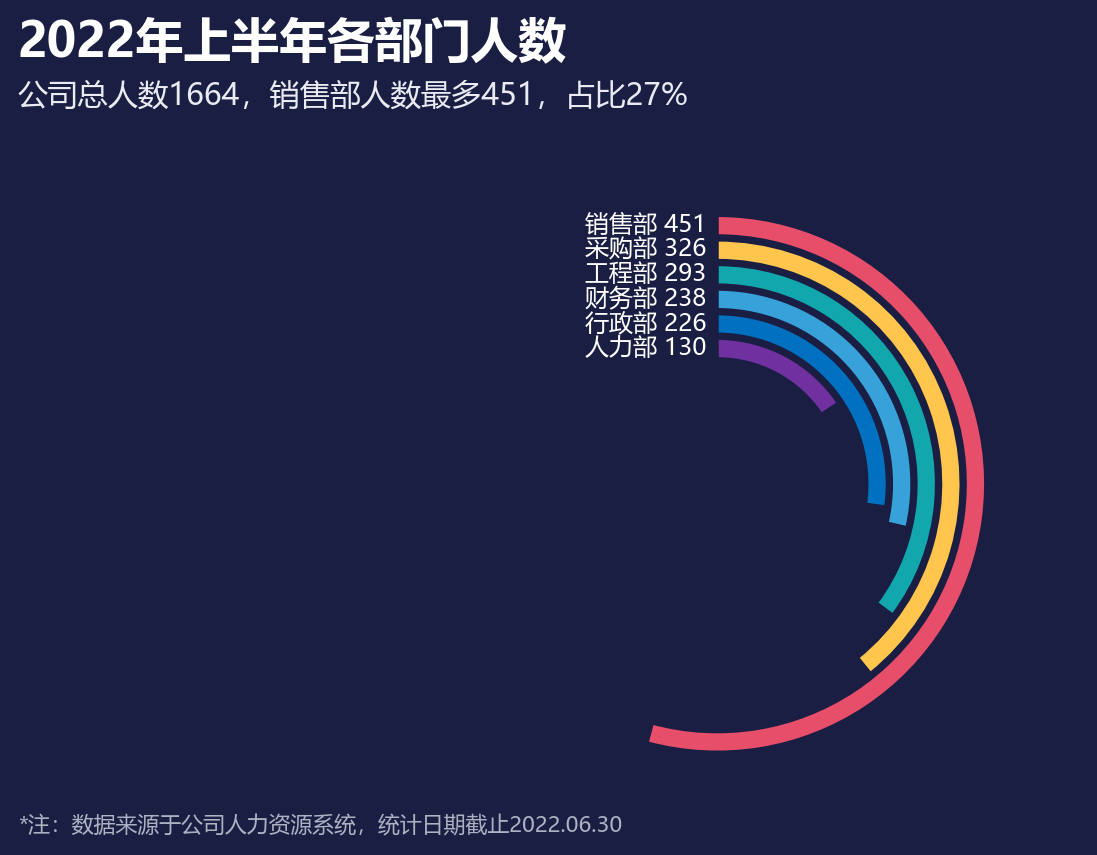

Write the Python code that produced this figure.
# -*- coding: utf-8 -*-
"""
图表 18 跑道图
复现《Excel数据可视化 - 从图表到数据大屏》第二章后15个图表
运行: python 18_跑道图.py  ->  生成 18_跑道图.png
"""

import os
import math
import numpy as np
import matplotlib
matplotlib.use('Agg')
import matplotlib.pyplot as plt
from matplotlib.patches import (Circle, Wedge, Rectangle, FancyBboxPatch,
                                PathPatch)
from matplotlib.path import Path
from matplotlib.lines import Line2D
from matplotlib.patches import Patch
import matplotlib.colors as mcolors

plt.rcParams['font.sans-serif'] = ['Microsoft YaHei', 'SimHei', 'DejaVu Sans']
plt.rcParams['axes.unicode_minus'] = False
plt.rcParams['figure.dpi'] = 150

OUT = os.path.dirname(os.path.abspath(__file__))

# ---------------- 配色（取自原图表像素） ----------------
BG       = '#1A1E43'   # 深蓝底
BLUE     = '#0070C0'
BLUE_L   = '#00B0F0'
BLUE_M   = '#82ADD7'
BLUE_BR  = '#0E5DFF'   # 子弹图-实际
RED      = '#E74E69'
YELLOW   = '#FFC000'
AMBER    = '#FFC54D'
TEAL     = '#087E8B'
ROSE_R   = '#F94C66'
CYAN     = '#37A2DA'
GREEN_T  = '#11A7AD'
PURPLE   = '#7030A0'
DARKLINE = '#1A1E43'
TXT      = '#FFFFFF'
TXT2     = '#E9EAF2'
TXT3     = '#AEB1C2'
GREY_TR  = '#767889'   # 滑珠轨道灰
GREY_BEAD= '#A6A6A6'
OUTLINE  = '#9BA0BC'   # 目标柱描边
# 南丁格尔圆环
R_PURPLE = '#512DCB'
R_BLUE   = '#6073F3'
R_CYAN   = '#66CBDD'
# 复合柱形图季度色
Q_COLORS = ['#4A5BD1', '#FC6C0F', '#F6A50B', '#A2417B']

TITLE_FS  = 23
SUB_FS    = 14.5
NOTE_FS   = 10.5


def save(fig, name):
    path = os.path.join(OUT, name)
    fig.savefig(path, facecolor=BG, bbox_inches='tight', pad_inches=0.12)
    plt.close(fig)
    print('saved:', name)


def dashboard(title=None, subtitle=None, footnote=None, figsize=(8.4, 6.0)):
    """统一的深色大屏画布，返回 fig，标题/副标题/脚注用 figure 坐标"""
    fig = plt.figure(figsize=figsize, facecolor=BG)
    if title:
        fig.text(0.055, 0.955, title, fontsize=TITLE_FS, fontweight='bold',
                 color=TXT, va='top', ha='left')
    if subtitle:
        fig.text(0.055, 0.885, subtitle, fontsize=SUB_FS, color=TXT2,
                 va='top', ha='left')
    if footnote:
        fig.text(0.055, 0.045, footnote, fontsize=NOTE_FS, color=TXT3,
                 va='bottom', ha='left')
    return fig


def polar_xy(r, deg_cw_from_top):
    """顺时针(从正上方)角度 -> 直角坐标"""
    a = np.radians(90 - deg_cw_from_top)
    return r * np.cos(a), r * np.sin(a)


def ring(ax, r_in, r_out, vals, colors, start=90, edge=DARKLINE, lw=1.2):
    """画一个(甜甜圈)环：vals 为各项占比(自动归一)，从 start 度起顺时针着色"""
    vals = np.asarray(vals, dtype=float)
    total = vals.sum()
    cur = start
    out = []
    for v, c in zip(vals, colors):
        sweep = 360.0 * v / total
        if c is not None:
            w = Wedge((0, 0), r_out, cur - sweep, cur,
                      width=r_out - r_in, facecolor=c, edgecolor=edge,
                      linewidth=lw, zorder=2)
            ax.add_patch(w)
            out.append(w)
        cur -= sweep
    return out


def capsule(ax, x0, x1, y, thick_pt, color, z=2):
    """以粗圆头线画胶囊条(thick_pt 为线宽/点)，不受坐标比例影响"""
    ax.plot([x0, x1], [y, y], color=color, lw=thick_pt,
            solid_capstyle='round', solid_joinstyle='round',
            zorder=z, clip_on=False)


# ============ 18 跑道图 ============
def fig18():
    labels = ['销售部', '采购部', '工程部', '财务部', '行政部', '人力部']
    vals   = [451, 326, 293, 238, 226, 130]
    colors = [RED, AMBER, GREEN_T, CYAN, BLUE, PURPLE]
    half = sum(vals) * 0.5  # 832

    fig = dashboard('2022年上半年各部门人数',
                    '公司总人数1664，销售部人数最多451，占比27%',
                    '*注：数据来源于公司人力资源系统，统计日期截止2022.06.30')
    ax = fig.add_axes([0.30, 0.05, 0.62, 0.76])
    ax.set_xlim(-1.35, 1.35); ax.set_ylim(-1.30, 1.25)
    ax.set_aspect('equal'); ax.axis('off')

    n = 6
    r_in0, r_out = 0.45, 1.0
    step = (r_out - r_in0) / n
    for i in range(n):
        r_out_i = r_out - i * step
        r_in_i = r_out_i - step * 0.82
        v = vals[i]
        ring(ax, r_in_i, r_out_i, [v, half - v], [colors[i], None],
             edge=DARKLINE, lw=1.4)
        rm = (r_in_i + r_out_i) / 2
        ax.text(-0.04, rm, '%s %d' % (labels[i], v), ha='right', va='center',
                fontsize=11.5, color=TXT)
    save(fig, '18_跑道图.png')


if __name__ == '__main__':
    fig18()
